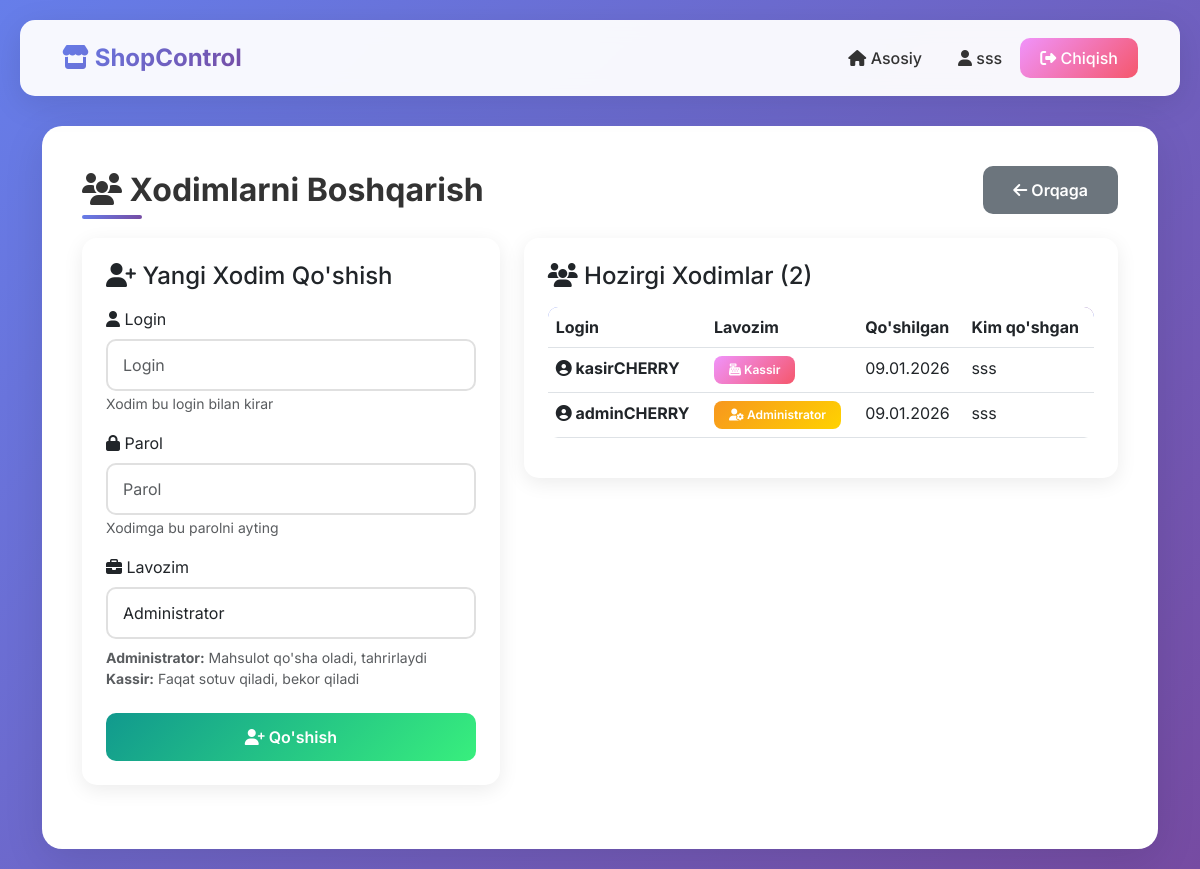
/shop/2/add-staff/ (signed in), run on the app's committed database.
### shop/models.py (models this page shows, shortened)
class ShopStaff(models.Model):
    ROLE_CHOICES = [
        ("admin", "Administrator"),
        ("cashier", "Kassir"),
    ]
    shop = models.ForeignKey(Shop, on_delete=models.CASCADE, related_name="staff")
    user = models.ForeignKey(
        User, on_delete=models.CASCADE, related_name="staff_positions"
    )
    role = models.CharField(max_length=20, choices=ROLE_CHOICES, verbose_name="Lavozim")
    added_by = models.ForeignKey(
        User, on_delete=models.SET_NULL, null=True, related_name="added_staff"
    )
    created_at = models.DateTimeField(auto_now_add=True)
    class Meta:
        verbose_name = "Do'kon xodimi"
        verbose_name_plural = "Do'kon xodimlari"
        unique_together = ["shop", "user"]

### shop/views.py (the view)
# urls.py: path("shop/<int:shop_id>/add-staff/", views.add_staff_view, name="add_staff"),
@login_required
def add_staff_view(request, shop_id):
    shop = get_object_or_404(Shop, id=shop_id, owner=request.user)
    if request.method == "POST":
        form = StaffForm(request.POST)
        if form.is_valid():
            username = form.cleaned_data["username"]
            password = form.cleaned_data["password"]
            role = form.cleaned_data["role"]
            user, created = User.objects.get_or_create(username=username)
            if created:
                user.set_password(password)
                user.save()
                messages.info(request, f"Yangi foydalanuvchi {username} yaratildi.")
            staff, staff_created = ShopStaff.objects.get_or_create(
                shop=shop, user=user, defaults={"role": role, "added_by": request.user}
            )
            if staff_created:
                messages.success(
                    request,
                    f"{username} muvaffaqiyatli {staff.get_role_display()} sifatida qo'shildi!",
                )
            else:
                messages.warning(request, "Bu foydalanuvchi allaqachon xodim!")
            return redirect("shop_detail", shop_id=shop.id)
    else:
        form = StaffForm()
    staff_list = ShopStaff.objects.filter(shop=shop).select_related("user", "added_by")
    return render(
        request,
        "shop/add_staff.html",
        {"shop": shop, "form": form, "staff_list": staff_list},
    )

### shop/forms.py
class StaffForm(forms.Form):
    username = forms.CharField(
        widget=forms.TextInput(attrs={"class": "form-control", "placeholder": "Login"}),
        label="Login",
    )
    password = forms.CharField(
        widget=forms.PasswordInput(
            attrs={"class": "form-control", "placeholder": "Parol"}
        ),
        label="Parol",
    )
    role = forms.ChoiceField(
        choices=[("admin", "Administrator"), ("cashier", "Kassir")],
        widget=forms.Select(attrs={"class": "form-control"}),
        label="Lavozim",
    )

### templates/shop/add_staff.html (shortened to what this page needs)
{% extends 'base.html' %}
{% block content %}
<div class="d-flex justify-content-between align-items-center mb-4">
    <h1 class="page-title mb-0">
        <i class="fas fa-users"></i> Xodimlarni Boshqarish
    </h1>
    <a href="{% url 'shop_detail' shop.id %}" class="btn btn-secondary-custom">
        <i class="fas fa-arrow-left"></i> Orqaga
    </a>
</div>
<div class="row">
    <div class="col-md-5 mb-4">
        <div class="card-custom p-4">
            <h4 class="mb-3"><i class="fas fa-user-plus"></i> Yangi Xodim Qo'shish</h4>
            <form method="post">
                <div class="mb-3">
                    <label for="{{ form.username.id_for_label }}" class="form-label">
                        <i class="fas fa-user"></i> {{ form.username.label }}
                    </label>
                    {{ form.username }}
                    <small class="text-muted">Xodim bu login bilan kirar</small>
                </div>
                <div class="mb-3">
                    <label for="{{ form.password.id_for_label }}" class="form-label">
                        <i class="fas fa-lock"></i> {{ form.password.label }}
                    </label>
                    {{ form.password }}
                    <small class="text-muted">Xodimga bu parolni ayting</small>
                </div>
                <div class="mb-4">
                    <label for="{{ form.role.id_for_label }}" class="form-label">
                        <i class="fas fa-briefcase"></i> {{ form.role.label }}
                    </label>
                    {{ form.role }}
                    <small class="text-muted d-block mt-2">
                        <strong>Administrator:</strong> Mahsulot qo'sha oladi, tahrirlaydi<br>
                        <strong>Kassir:</strong> Faqat sotuv qiladi, bekor qiladi
                    </small>
                </div>
                <button type="submit" class="btn btn-success-custom w-100">
                    <i class="fas fa-user-plus"></i> Qo'shish
                </button>
            </form>
        </div>
    </div>
    <div class="col-md-7">
        <div class="card-custom p-4">
            <h4 class="mb-3"><i class="fas fa-users"></i> Hozirgi Xodimlar ({{ staff_list.count }})</h4>
            {% if staff_list %}
            <div class="table-responsive">
                <table class="table">
                    <thead>
                        <tr>
                            <th>Login</th>
                            <th>Lavozim</th>
                            <th>Qo'shilgan</th>
                            <th>Kim qo'shgan</th>
                        </tr>
                    </thead>
                    <tbody>
                        {% for staff in staff_list %}
                        <tr>
                            <td class="fw-bold">
                                <i class="fas fa-user-circle"></i> {{ staff.user.username }}
                            </td>
                            <td>
                                {% if staff.role == 'admin' %}
                                <span class="badge badge-custom badge-warning">
                                    <i class="fas fa-user-cog"></i> Administrator
                                </span>
                                {% else %}
                                <span class="badge badge-custom badge-danger">
                                    <i class="fas fa-cash-register"></i> Kassir
                                </span>
                                {% endif %}
                            </td>
                            <td>{{ staff.created_at|date:"d.m.Y" }}</td>
                            <td>{{ staff.added_by.username }}</td>
                        </tr>
                        {% endfor %}
                    </tbody>
                </table>
            </div>
            {% else %}
            <div class="alert alert-info mb-0">
                <i class="fas fa-info-circle"></i> Hozircha qo'shilgan xodimlar yo'q.
            </div>
            {% endif %}
        </div>
    </div>
</div>
{% endblock %}

### templates/base.html (shortened to what this page needs)
<!DOCTYPE html>
<html lang="uz">
<head>
    <link href="https://cdn.jsdelivr.net/npm/bootstrap@5.3.0/dist/css/bootstrap.min.css" rel="stylesheet">
    <link rel="stylesheet" href="https://cdnjs.cloudflare.com/ajax/libs/font-awesome/6.4.0/css/all.min.css">
</head>
<body>
    {% if user.is_authenticated %}
    <nav class="navbar navbar-expand-lg navbar-custom">
        <div class="container-fluid">
            <a class="navbar-brand" href="{% url 'home' %}">
                <i class="fas fa-store"></i> ShopControl
            </a>
            <div class="collapse navbar-collapse" id="navbarNav">
                <ul class="navbar-nav ms-auto align-items-center">
                    <li class="nav-item">
                        <a class="nav-link" href="{% url 'home' %}">
                            <i class="fas fa-home"></i> Asosiy
                        </a>
                    </li>
                    <li class="nav-item">
                        <span class="nav-link">
                            <i class="fas fa-user"></i> {{ user.username }}
                        </span>
                    </li>
                    <li class="nav-item">
                        <a href="{% url 'logout' %}" class="btn btn-logout">
                            <i class="fas fa-sign-out-alt"></i> Chiqish
                        </a>
                    </li>
                </ul>
            </div>
        </div>
    </nav>
    {% endif %}
    <div class="container">
        <div class="content-wrapper">
            {% block content %}{% endblock %}
        </div>
    </div>
</body>
</html>

### templates/base.html (style rules this page uses)
* { margin: 0; padding: 0; box-sizing: border-box; }
body { font-family: 'Inter', sans-serif; background: linear-gradient(135deg, #667eea 0%, #764ba2 100%); min-height: 100vh; padding: 20px; }
.navbar-custom { background: rgba(255, 255, 255, 0.95); backdrop-filter: blur(10px); border-radius: 15px; padding: 15px 30px; box-shadow: 0 8px 32px rgba(0, 0, 0, 0.1); margin-bottom: 30px; }
.navbar-brand { font-weight: 700; font-size: 24px; background: linear-gradient(135deg, #667eea 0%, #764ba2 100%); -webkit-background-clip: text; -webkit-text-fill-color: transparent; }
select option { padding: 8px !important; font-size: 14px; }
select option:checked { background: linear-gradient(135deg, #667eea 0%, #764ba2 100%); color: white; }
.nav-link { color: #333; font-weight: 500; margin: 0 10px; transition: all 0.3s; }
.btn-logout { background: linear-gradient(135deg, #f093fb 0%, #f5576c 100%); border: none; color: white; padding: 8px 20px; border-radius: 10px; font-weight: 500; transition: all 0.3s; }
.content-wrapper { background: white; border-radius: 20px; padding: 40px; box-shadow: 0 10px 40px rgba(0, 0, 0, 0.1); min-height: 70vh; }
.page-title { font-size: 32px; font-weight: 700; color: #333; margin-bottom: 30px; position: relative; display: inline-block; }
.page-title::after { content: ''; position: absolute; bottom: -10px; left: 0; width: 60px; height: 4px; background: linear-gradient(135deg, #667eea 0%, #764ba2 100%); border-radius: 2px; }
.btn-secondary-custom { background: #6c757d; border: none; padding: 12px 30px; border-radius: 10px; font-weight: 600; transition: all 0.3s; color: white; }
.btn-success-custom { background: linear-gradient(135deg, #11998e 0%, #38ef7d 100%); border: none; padding: 12px 30px; border-radius: 10px; font-weight: 600; transition: all 0.3s; color: white; }
.card-custom { border: none; border-radius: 15px; box-shadow: 0 5px 20px rgba(0, 0, 0, 0.08); transition: all 0.3s; overflow: hidden; }
.form-control { border-radius: 10px; border: 2px solid #e0e0e0; padding: 12px 15px; transition: all 0.3s; }
.badge-custom { padding: 8px 15px; border-radius: 8px; font-weight: 600; font-size: 12px; }
.badge-warning { background: linear-gradient(135deg, #f7971e 0%, #ffd200 100%); }
.badge-danger { background: linear-gradient(135deg, #f093fb 0%, #f5576c 100%); }
.table { border-radius: 10px; overflow: hidden; }
.table thead { background: linear-gradient(135deg, #667eea 0%, #764ba2 100%); color: white; }
.table tbody tr { transition: all 0.3s; }

### data on the page
ShopStaff: user.username "kasirCHERRY", role "cashier" (drawn), created_at "09.01.2026", added_by.username "sss"
ShopStaff: user.username "adminCHERRY", role "admin" (drawn), created_at "09.01.2026", added_by.username "sss"

### other printed values
{{ user.username }} "sss"
{{ staff_list.count }} "2"
